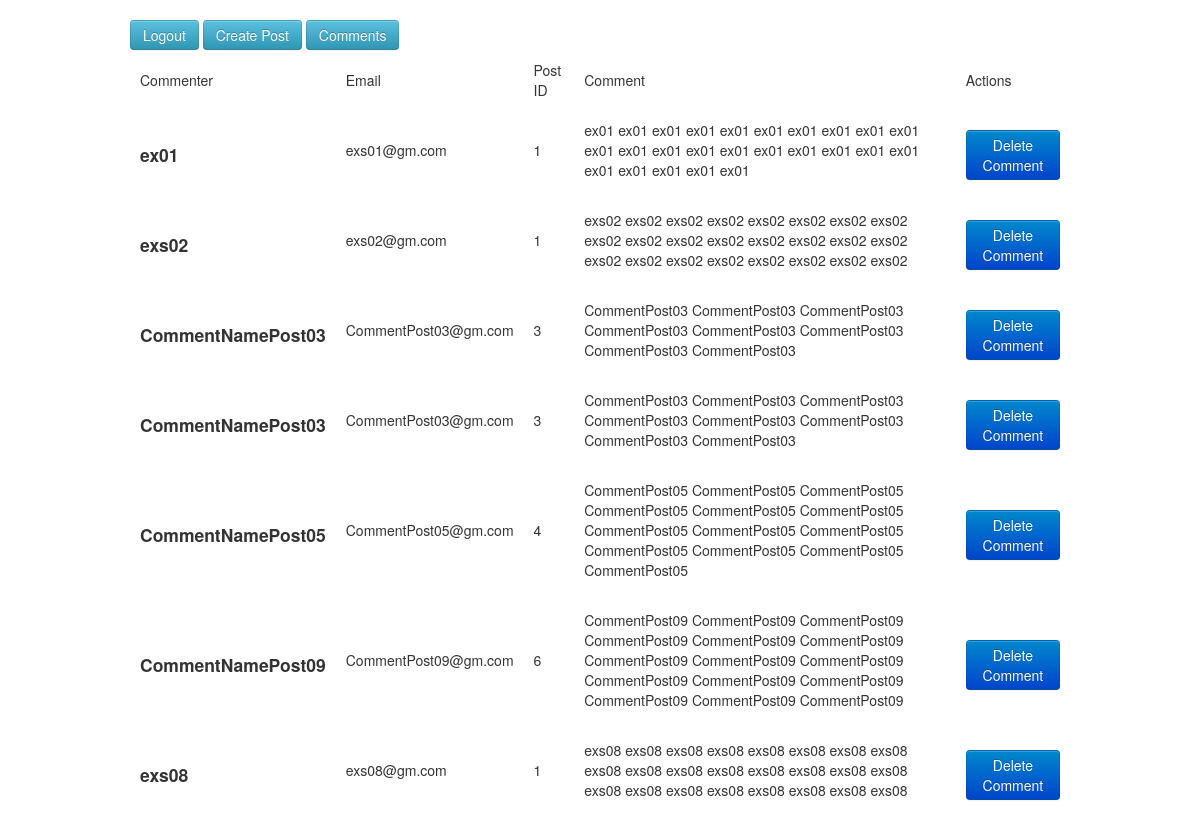
The app's page /admin/comments.php (signed in) with its own data.
### tables this page shows
CREATE TABLE IF NOT EXISTS `comments` (
  `id` int(11) NOT NULL,
  `postid` int(11) NOT NULL,
  `email` varchar(200) NOT NULL,
  `name` varchar(100) NOT NULL,
  `comments` longtext NOT NULL
);

### admin/comments.php (called while the page is built)
<?php
  require_once('../includes/admin.php');
  $admin = new Comments;

### includes/database.php (called while the page is built, shortened)
<?php
  class Database {
    public function __construct() {
      $this->dbserver = 'localhost';
      $this->database = 'xxxxxxxx';
      $this->username = 'xxxxxxxx';
      $this->password = 'xxxxxxxx';
      $this->db = new PDO("mysql:host=".$this->dbserver.";dbname=".$this->database, $this->username, $this->password);
    }
  }

### admin/templates/managecomments.php (the view)
<?php require_once('_inc/header.php'); ?>
  <a href="<?php echo $this->base->url.'/posts.php?action=create'; ?>" class="btn btn-info">Create Post</a>
  <a href="<?php echo $this->base->url.'/comments.php'; ?>" class="btn btn-info">Comments</a>
  <table cellpadding="10">
    <thead>
      <tr>
        <td>Commenter</td>
        <td>Email</td>
        <td>Post ID</td>
        <td>Comment</td>
        <td>Actions</td>
      </tr>
    </thead>
    <tbody>
      <?php foreach($comments as $comment): ?>
        <tr>
          <td><h4><?php echo htmlspecialchars($comment['name']); ?></h4></td>
          <td><p><?php echo htmlspecialchars($comment['email']); ?></p></td>
          <td><p><?php echo htmlspecialchars($comment['postid']); ?></p></td>
          <td><p><?php echo htmlspecialchars($comment['comments']); ?></p></td>
          <td><a href="<?php echo $this->base->url."/comments.php?id=".$comment['id']."&action=delete"; ?>" class="btn btn-primary">Delete Comment</a></td>
        </tr>
      <?php endforeach; ?>
    </tbody>
  </table>
<?php require_once('_inc/footer.php'); ?>

### includes/admin.php (shortened to what this page needs)
<?php
  require_once('database.php');
  class Adminpanel {
    public function __construct() {
      $inactive = 600;
      if (isset($_SESSION["login"])) {
        $sessionTTL = time() - $_SESSION["timeout"];
      }
      $login = $_SESSION['login'];
      if (empty($login)) {
        session_unset();
        session_destroy();
        header('Location: http://'.$_SERVER['SERVER_NAME'].'/login.php?status=loggedout');
      } else {
        $this->ksdb = new Database;
        $this->base = (object) '';
      }
    }
  }
  class Comments extends Adminpanel {
    public function __construct() {
      if (!empty($_GET['action']) && $_GET['action'] == 'delete') {
        $this->deleteComment();
      } else {
        $this->listComments();
      }
    }
    public function listComments() {
      $comments = $return = array();
      $query = $this->ksdb->db->prepare("SELECT * FROM `comments`");
      try {
        $query->execute();
        for ($i = 0; $row = $query->fetch(); $i++) {
          $return[$i] = array();
          foreach ($row as $key => $rowitem) {
            $return[$i][$key] = $rowitem;
          }
        }
      } catch (PDOException $e) {
        echo $e->getMessage();
      }
      $comments = $return;
      require_once('templates/managecomments.php');
    }
  }

### admin/templates/_inc/header.php (shortened to what this page needs)
<!DOCTYPE html>
<html lang="en">
<head>
  <link href="/includes/css/bootstrap.min.css" rel="stylesheet" media="screen">
  <link href="/includes/css/Markdown.css" rel="stylesheet" media="screen">
</head>
<body>
  <section class="container">
    <br/>
    <a href="<?php echo 'http://'.$_SERVER["SERVER_NAME"].'/login.php?status=logout'; ?>" class="btn btn-info">Logout</a>

### admin/templates/_inc/footer.php (shortened to what this page needs)
  </section>
</body>
</html>

### records on screen
comments: name "ex01", email "exs01@gm.com", postid "1", comments "ex01 ex01 ex01 ex01 ex01 ex01 ex01 ex01 ex01 ex01 ex01 ex01 ex01 ex01 ex01 ex01 ex01 ex01 ex01 ex01 ex01 ex01 ex01 ex01 ex01"
comments: name "exs02", email "exs02@gm.com", postid "1", comments "exs02 exs02 exs02 exs02 exs02 exs02 exs02 exs02 exs02 exs02 exs02 exs02 exs02 exs02 exs02 exs02 exs02 exs02 exs02 exs02 exs02 exs02 exs02 exs02"
comments: name "CommentNamePost03", email "CommentPost03@gm.com", postid "3", comments "CommentPost03 CommentPost03 CommentPost03 CommentPost03 CommentPost03 CommentPost03 CommentPost03 CommentPost03"
comments: name "CommentNamePost03", email "CommentPost03@gm.com", postid "3", comments "CommentPost03 CommentPost03 CommentPost03 CommentPost03 CommentPost03 CommentPost03 CommentPost03 CommentPost03"
comments: name "CommentNamePost05", email "CommentPost05@gm.com", postid "4", comments "CommentPost05 CommentPost05 CommentPost05 CommentPost05 CommentPost05 CommentPost05 CommentPost05 CommentPost05 CommentPost05 CommentPost05 CommentPost05 CommentPost05 CommentPost05"
comments: name "CommentNamePost09", email "CommentPost09@gm.com", postid "6", comments "CommentPost09 CommentPost09 CommentPost09 CommentPost09 CommentPost09 CommentPost09 CommentPost09 CommentPost09 CommentPost09 CommentPost09 CommentPost09 CommentPost09 CommentPost09 CommentPost09 CommentPost09"
comments: name "exs08", email "exs08@gm.com", postid "1", comments "exs08 exs08 exs08 exs08 exs08 exs08 exs08 exs08 exs08 exs08 exs08 exs08 exs08 exs08 exs08 exs08 exs08 exs08 exs08 exs08 exs08 exs08 exs08 exs08"
